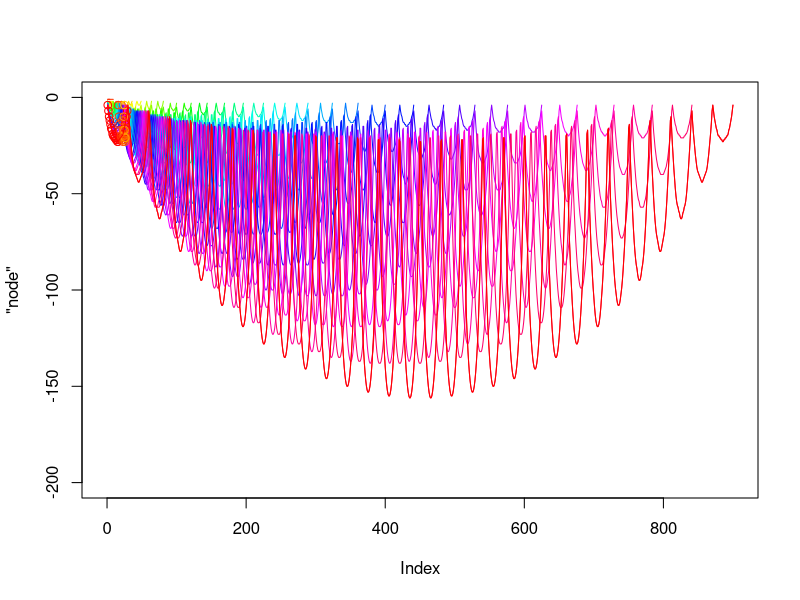
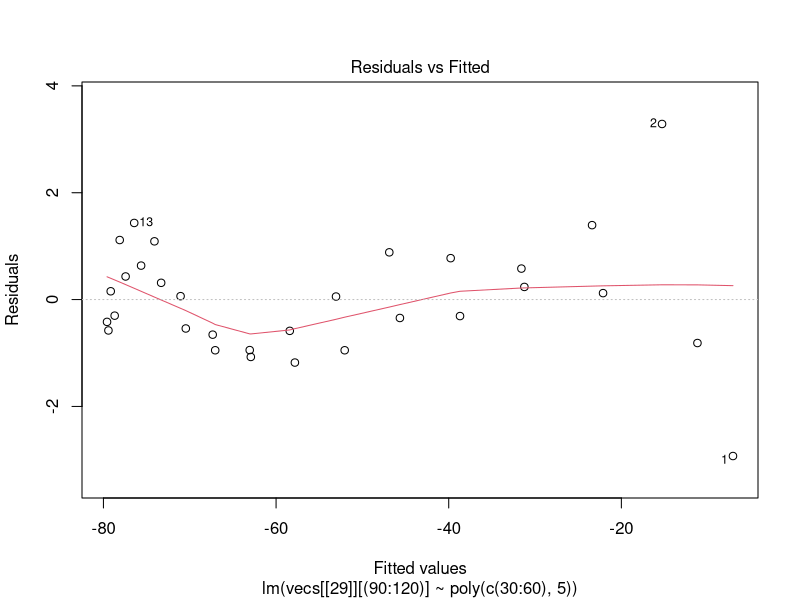
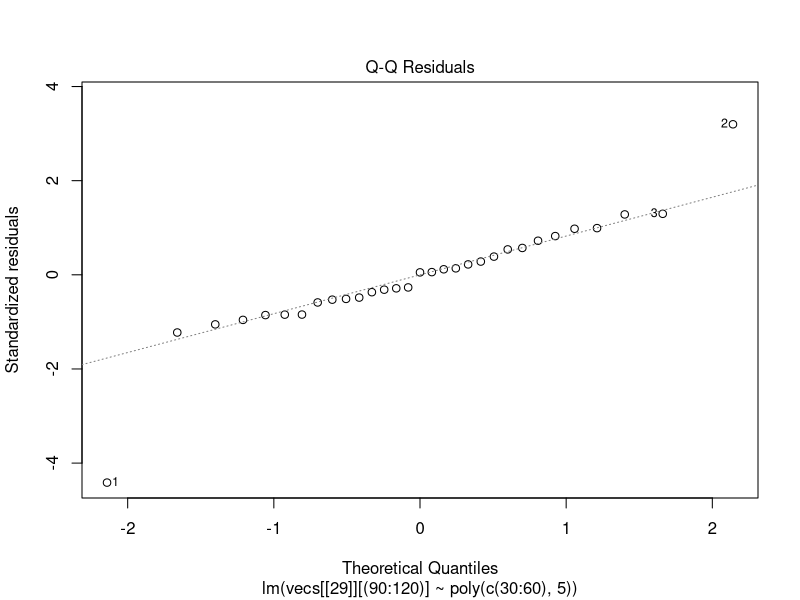
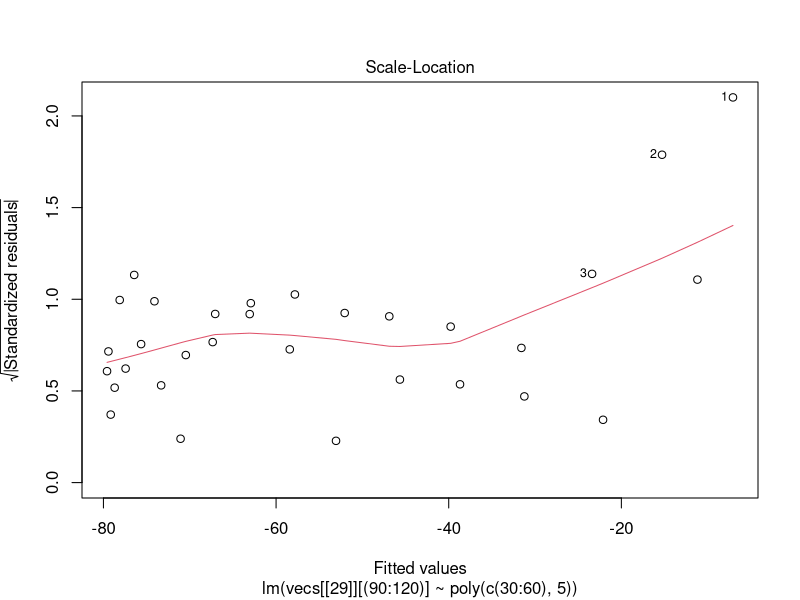
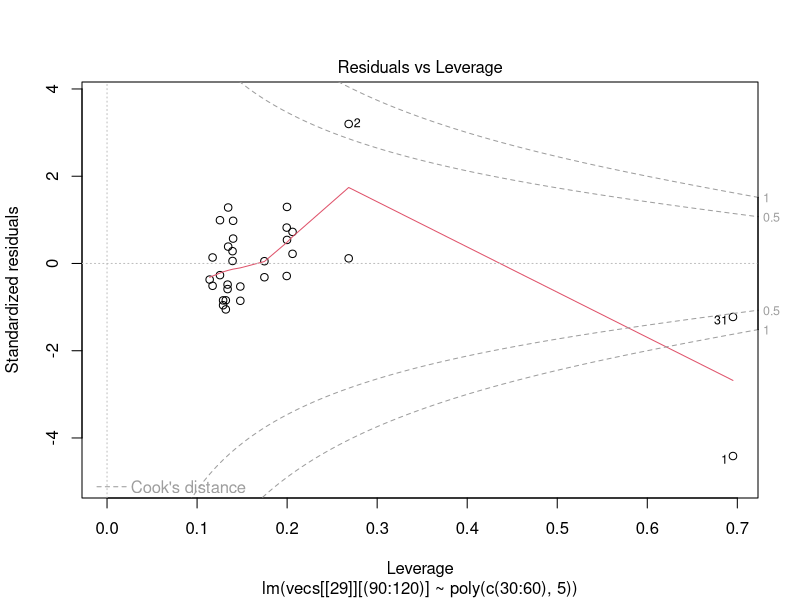
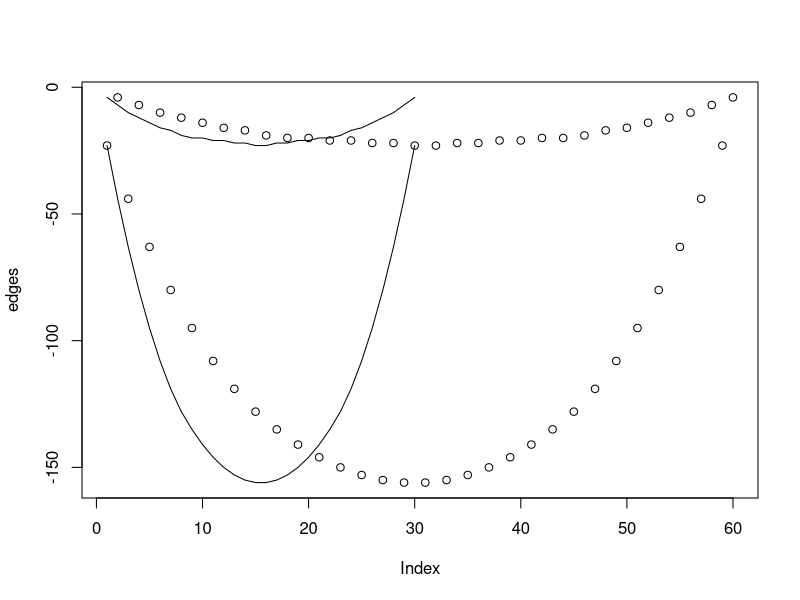
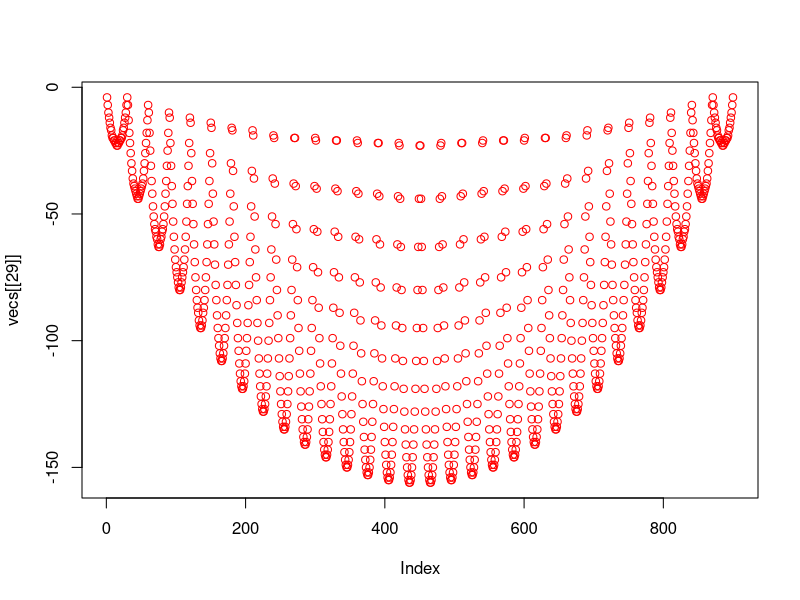
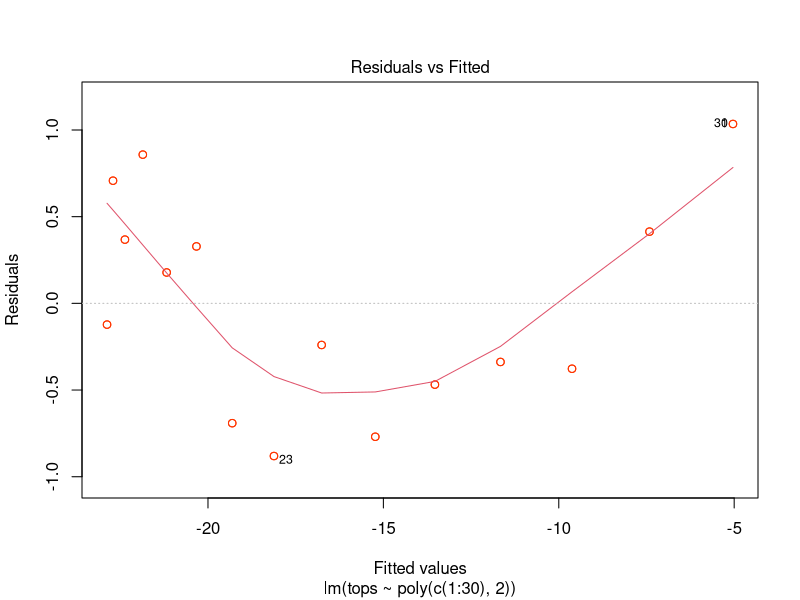

Here is the R script that generated these plots, in order:
setwd("C:/Users/Cameron/OneDrive/Thesis/WebGL/Sandpile_website/data")
data = scan("data.txt", list("character"))
  
vecs = list("numeric")
for(i in 1:29){
    vecs[[i]] = as.numeric(unlist(strsplit(data[[1]][i], ",")))
}

plot("node", xlim = c(0,900), ylim = c(-200,0))
c = rainbow(29)

for(i in 1:29){
  lines(vecs[[i]], col = c[i])
}

for(i in 0:30){
  points(vecs[[29]][i*30:(i+1)*30], col = c[i])
}

lines(vecs[[29]], col = c[1])

plot(lm(vecs[[29]][(90:120)] ~ poly(c(30:60), 5)))


edges = vecs[[29]][seq(0,900,15)]
plot(edges)
tips = edges[seq(1,60,2)]
tops = edges[seq(0,60,2)]
lines(tips)
lines(tops)

model = lm(tops ~ poly(c(1:30), 2))

plot(vecs[[29]], col = c[1])
plot(model, col = c[2])

